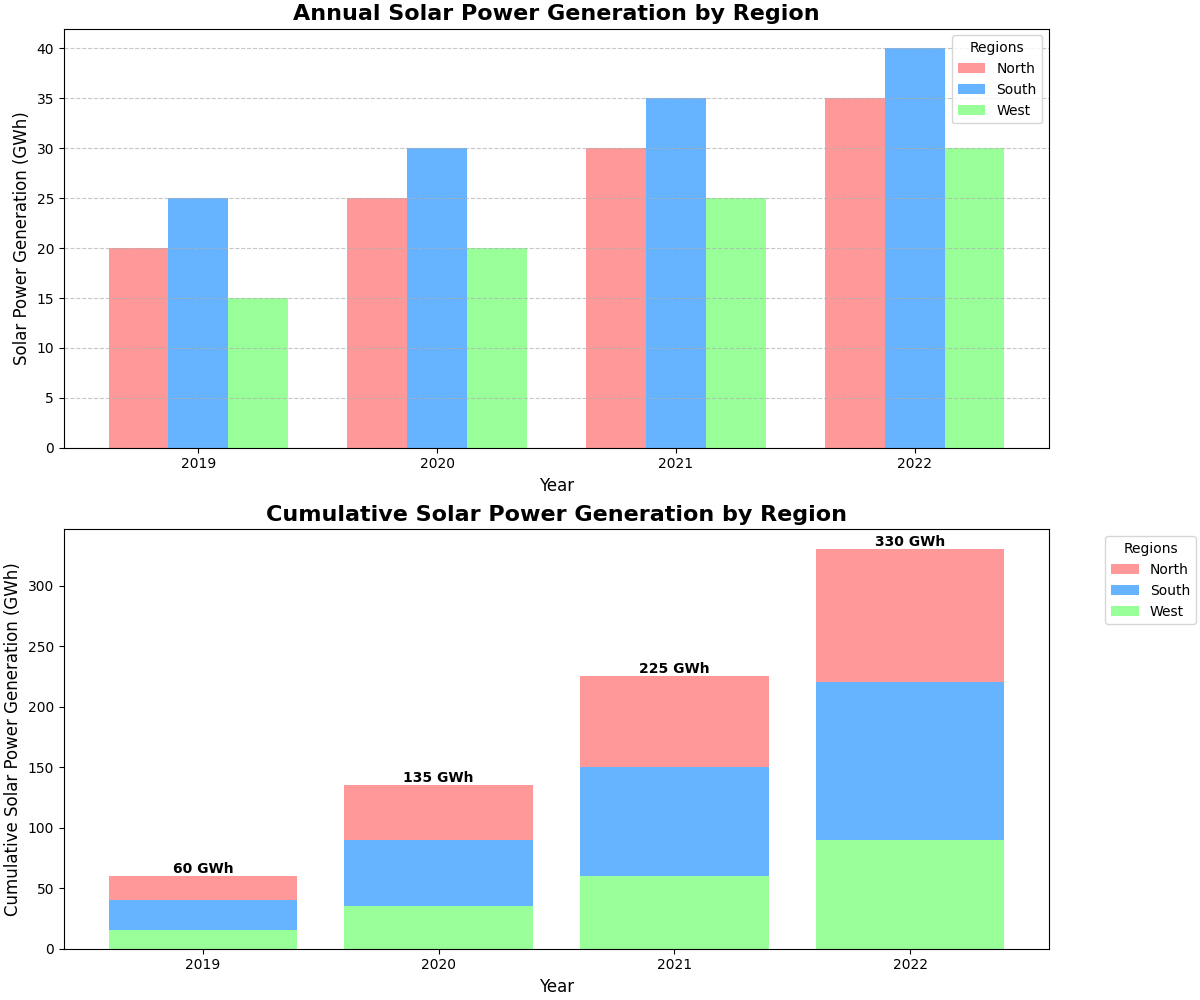

Here is the Python script that generated this plot:
import matplotlib.pyplot as plt
import numpy as np

# Backstory: Understanding Solar Power Generation in Different Regions
# This chart represents the annual solar power generation in Gigawatt-hours (GWh) for three different regions over four years. Additionally, it shows the cumulative contribution of each region's power generation to the total solar capacity.

# Define regions and years
regions = ['North', 'South', 'West']
years = ['2019', '2020', '2021', '2022']

# Annual solar power generation data (GWh) for each region
north_generation = np.array([20, 25, 30, 35])
south_generation = np.array([25, 30, 35, 40])
west_generation = np.array([15, 20, 25, 30])

# Create cumulative data for stacked bar chart
total_generation = north_generation + south_generation + west_generation
north_cumulative = np.cumsum(north_generation)
south_cumulative = np.cumsum(south_generation)
west_cumulative = np.cumsum(west_generation)

# Colors
colors = ['#ff9999', '#66b3ff', '#99ff99']

# Create the figure and axes for the plot
fig, axs = plt.subplots(nrows=2, figsize=(12, 10), constrained_layout=True)

# Subplot 1: Annual Solar Power Generation by Region
x = np.arange(len(years))
bar_width = 0.25

# North
axs[0].bar(x - bar_width, north_generation, width=bar_width, color=colors[0], label='North')
# South
axs[0].bar(x, south_generation, width=bar_width, color=colors[1], label='South')
# West
axs[0].bar(x + bar_width, west_generation, width=bar_width, color=colors[2], label='West')

# Set labels and title
axs[0].set_xlabel('Year', fontsize=12)
axs[0].set_ylabel('Solar Power Generation (GWh)', fontsize=12)
axs[0].set_title('Annual Solar Power Generation by Region', fontsize=16, fontweight='bold')
axs[0].set_xticks(x)
axs[0].set_xticklabels(years)
axs[0].legend(title='Regions')
axs[0].yaxis.grid(True, linestyle='--', alpha=0.7)

# Subplot 2: Cumulative Solar Power Generation by Region
axs[1].bar(years, north_cumulative, color=colors[0], label='North', bottom=south_cumulative + west_cumulative)
axs[1].bar(years, south_cumulative, color=colors[1], label='South', bottom=west_cumulative)
axs[1].bar(years, west_cumulative, color=colors[2], label='West')

# Set labels and title
axs[1].set_xlabel('Year', fontsize=12)
axs[1].set_ylabel('Cumulative Solar Power Generation (GWh)', fontsize=12)
axs[1].set_title('Cumulative Solar Power Generation by Region', fontsize=16, fontweight='bold')

# Annotate each bar with the cumulative value
for i, (n, s, w) in enumerate(zip(north_cumulative, south_cumulative, west_cumulative)):
    axs[1].text(i, n + s + w, f'{n+s+w} GWh', ha='center', va='bottom', fontsize=10, fontweight='bold')

# Add legend to the second plot
axs[1].legend(title='Regions', bbox_to_anchor=(1.05, 1), loc='upper left')

# Display the plot
plt.show()
